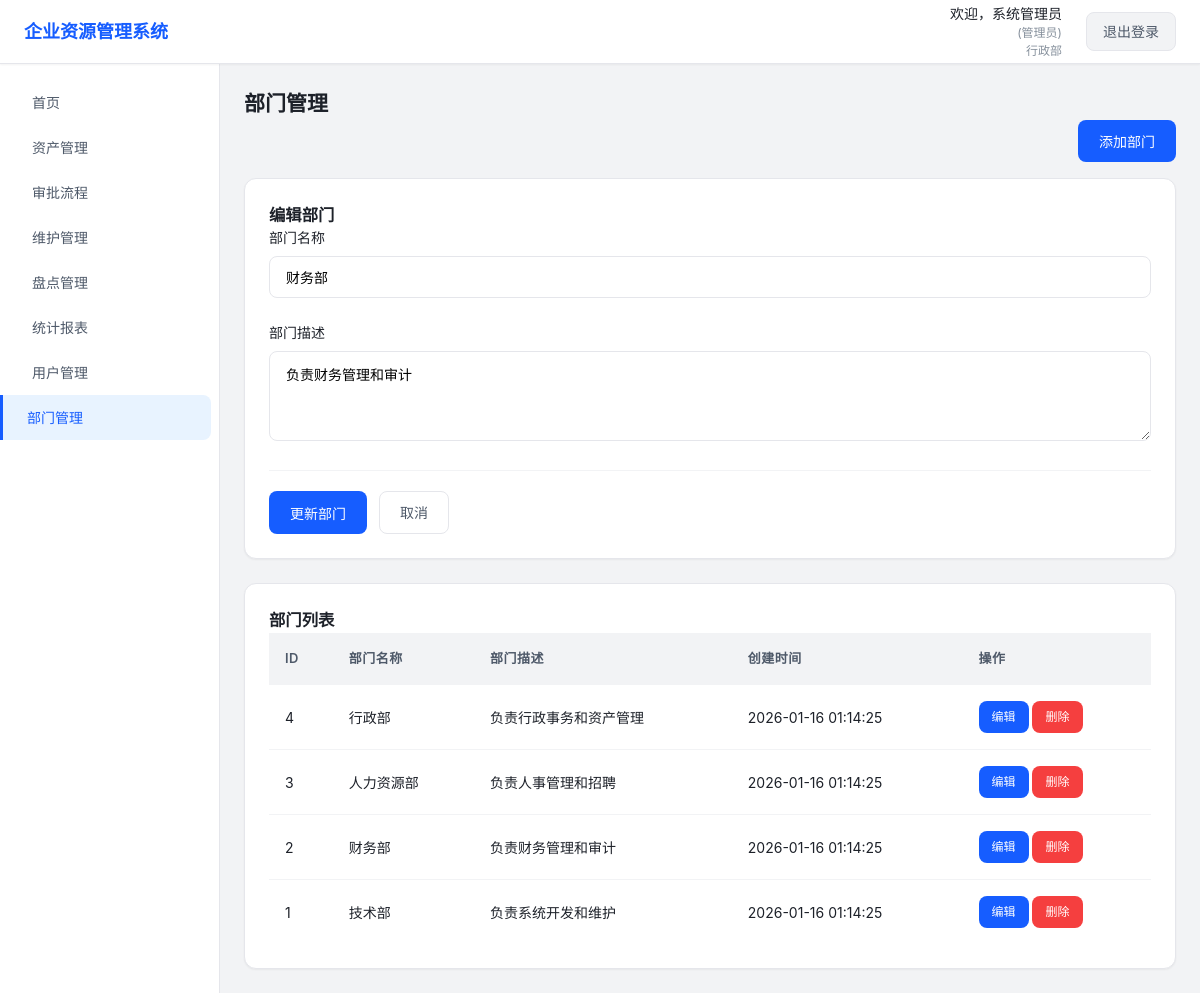
Screenshot of /departments.php?edit=2 (signed in) with the database file from the repository.
### tables this page shows
CREATE TABLE IF NOT EXISTS `departments` (
  `id` INT AUTO_INCREMENT PRIMARY KEY,
  `name` VARCHAR(100) NOT NULL,
  `description` TEXT,
  `created_at` TIMESTAMP DEFAULT CURRENT_TIMESTAMP,
  `updated_at` TIMESTAMP DEFAULT CURRENT_TIMESTAMP ON UPDATE CURRENT_TIMESTAMP
);

### config/db.php (called while the page is built, shortened)
<?php
$servername = "localhost";
$username = "test";
$password = "123456";
$dbname = "php_wish";
$conn = new mysqli($servername, $username, $password, $dbname);
$conn->set_charset("utf8mb4");
function execute_query($sql, $params = []) {
    global $conn;
    $stmt = $conn->prepare($sql);
    if (!empty($params)) {
        $types = str_repeat("s", count($params));
        $stmt->bind_param($types, ...$params);
    }
    $result = $stmt->execute();
    if (strtolower(substr(trim($sql), 0, 6)) === "select") {
        $result_set = $stmt->get_result();
        $rows = [];
        while ($row = $result_set->fetch_assoc()) {
            $rows[] = $row;
        }
        return $rows;
    }
    $affected_rows = $stmt->affected_rows;
    return ["affected_rows" => $affected_rows];
}
?>

### departments.php (the view, shortened to what this page needs)
<?php
require_once 'config/db.php';
$name = $_SESSION['name'];
$role = $_SESSION['role'];
$department_id = $_SESSION['department_id'];
$dept_sql = "SELECT name FROM departments WHERE id = ?";
$dept_result = execute_query($dept_sql, [$department_id]);
$department_name = $dept_result[0]['name'] ?? '未知部门';
$departments_sql = "SELECT * FROM departments ORDER BY id DESC";
$departments = execute_query($departments_sql);
$edit_department = null;
if (isset($_GET['edit'])) {
    $id = $_GET['edit'];
    $dept_sql = "SELECT * FROM departments WHERE id = ?";
    $dept_result = execute_query($dept_sql, [$id]);
    $edit_department = $dept_result[0] ?? null;
}
?>
<!DOCTYPE html>
<html lang="zh-CN">
<head>
    <link rel="stylesheet" href="assets/css/style.css">
</head>
<body>
    <div class="container">
        <header class="header">
            <div class="header-left">
                <h1>企业资源管理系统</h1>
            </div>
            <div class="header-right">
                <div class="user-info">
                    <span class="user-name">欢迎，<?php echo $name; ?></span>
                    <span class="role">(<?php echo $role === 'admin' ? '管理员' : ($role === 'manager' ? '部门经理' : '员工'); ?>)</span>
                    <span class="department"><?php echo $department_name; ?></span>
                </div>
                <a href="logout.php" class="logout-btn">退出登录</a>
            </div>
        </header>
        <div class="main-container">
            <nav class="sidebar">
                <ul>
                    <li><a href="index.php">首页</a></li>
                    <li><a href="assets.php">资产管理</a></li>
                    <li><a href="approval.php">审批流程</a></li>
                    <li><a href="maintenance.php">维护管理</a></li>
                    <li><a href="inventory.php">盘点管理</a></li>
                    <?php if ($role === 'admin' || $role === 'manager'): ?>
                        <li><a href="reports.php">统计报表</a></li>
                        <li><a href="users.php">用户管理</a></li>
                    <?php endif; ?>
                    <?php if ($role === 'admin'): ?>
                        <li><a href="departments.php" class="active">部门管理</a></li>
                    <?php endif; ?>
                </ul>
            </nav>
            <main class="main-content">
            <h2>部门管理</h2>
            <div style="margin-bottom: 16px; display: flex; justify-content: flex-end;">
                <button class="btn btn-primary" data-modal="department-modal">添加部门</button>
            </div>
            <?php if ($edit_department): ?>
            <div class="form-container" style="margin-bottom: 24px;">
                <h3>编辑部门</h3>
                <form method="post">
                    <div class="form-group">
                        <label for="name_edit">部门名称</label>
                        <input type="text" id="name_edit" name="name" value="<?php echo $edit_department['name'] ?? ''; ?>" required>
                    </div>
                    <div class="form-group">
                        <label for="description_edit">部门描述</label>
                        <textarea id="description_edit" name="description" rows="4" style="width: 100%; padding: 12px 16px; border: 1px solid var(--border-color); border-radius: var(--radius-md); font-size: 14px; transition: var(--transition); background-color: var(--bg-white); resize: vertical;"><?php echo $edit_department['description'] ?? ''; ?></textarea>
                    </div>
                    <div class="form-actions">
                        <button type="submit" name="update_department" class="btn btn-primary">
                            更新部门
                        </button>
                        <a href="departments.php" class="btn btn-secondary">取消</a>
                    </div>
                </form>
            </div>
            <?php endif; ?>
            <div class="activity-section">
                <h3>部门列表</h3>
                <table class="activity-table">
                    <thead>
                        <tr>
                            <th>ID</th>
                            <th>部门名称</th>
                            <th>部门描述</th>
                            <th>创建时间</th>
                            <th>操作</th>
                        </tr>
                    </thead>
                    <tbody>
                        <?php if (!empty($departments)): ?>
                            <?php foreach ($departments as $department): ?>
                                <tr>
                                    <td><?php echo $department['id']; ?></td>
                                    <td><?php echo $department['name']; ?></td>
                                    <td><?php echo $department['description']; ?></td>
                                    <td><?php echo $department['created_at']; ?></td>
                                    <td>
                                        <a href="departments.php?edit=<?php echo $department['id']; ?>" class="btn btn-sm btn-primary">编辑</a>
                                        <a href="departments.php?delete=<?php echo $department['id']; ?>" class="btn btn-sm btn-danger" onclick="return confirm('确定要删除此部门吗？');">删除</a>
                                    </td>
                                </tr>
                            <?php endforeach; ?>
                        <?php else: ?>
                            <tr>
                                <td colspan="5" class="no-data">暂无部门</td>
                            </tr>
                        <?php endif; ?>
                    </tbody>
                </table>
            </div>
        </main>
        </div>
    </div>
</body>
</html>

### rows the page displays
departments: name "行政部", id "4", description "负责行政事务和资产管理", created_at "2026-01-16 01:14:25"
departments: name "财务部", description "负责财务管理和审计", id "2", created_at "2026-01-16 01:14:25"
departments: id "3", name "人力资源部", description "负责人事管理和招聘", created_at "2026-01-16 01:14:25"
departments: id "1", name "技术部", description "负责系统开发和维护", created_at "2026-01-16 01:14:25"

### other values shown
$name "系统管理员"
